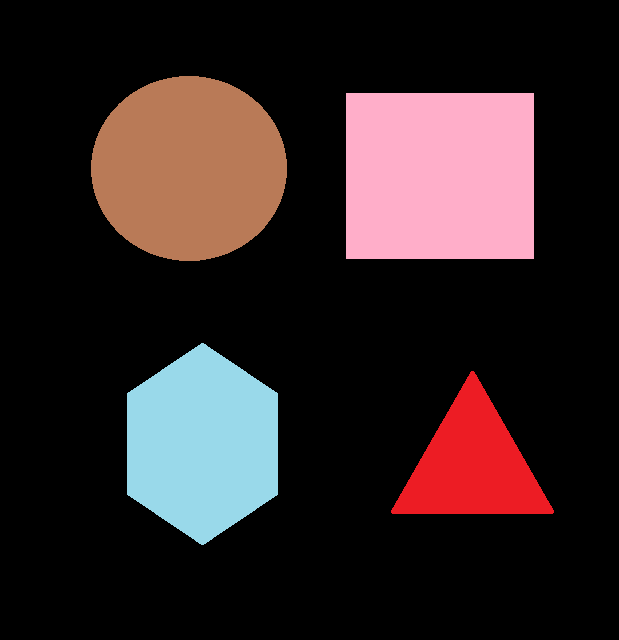
#> input picture Day 17/inputImages/shape.jpg, 619 x 640 px, found by its file name
$ python shapeDetection.py
#> lines starting #> are read from the running program, lines starting #| are printed output that depends on the picture; after the words box and inside, x2 and y2 are one past the last pixel; in counts of white or black regions, pixels touching at a corner belong together
import cv2

# Read the input image
image = cv2.imread("Day 17/inputImages/shape.jpg")
#> image is the input picture: shape (640, 619, 3); mean B, G, R 36.7, 35.9, 49.5

# Convert the image to grayscale
# Shape detection works better on grayscale images.
gray = cv2.cvtColor(image, cv2.COLOR_BGR2GRAY)
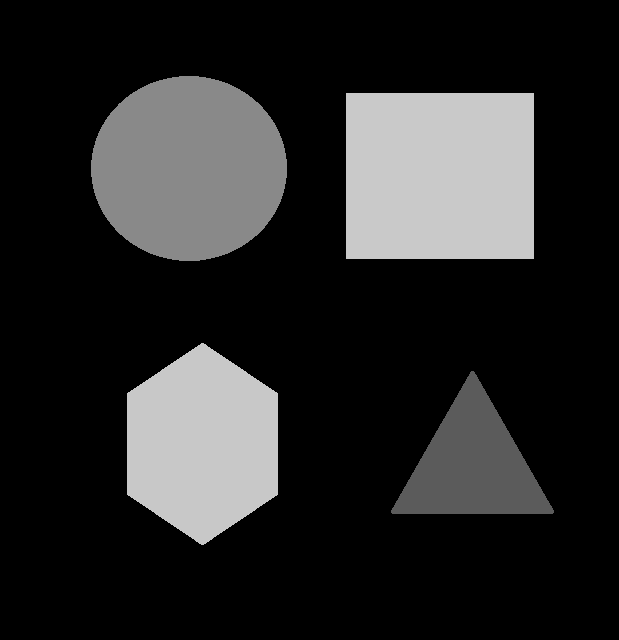
#> gray: shape (640, 619); min 0, max 201, mean 40

# Apply Gaussian Blur to remove noise
# Kernel Size = (5,5)
# Sigma = 0 (OpenCV calculates automatically)
blur = cv2.GaussianBlur(gray, (5, 5), 0)

# Apply Binary Threshold
# Pixels > 57 become White (255)
# Pixels <= 57 become Black (0)
_, thresh = cv2.threshold(
    gray,
    57,
    255,
    cv2.THRESH_BINARY
)
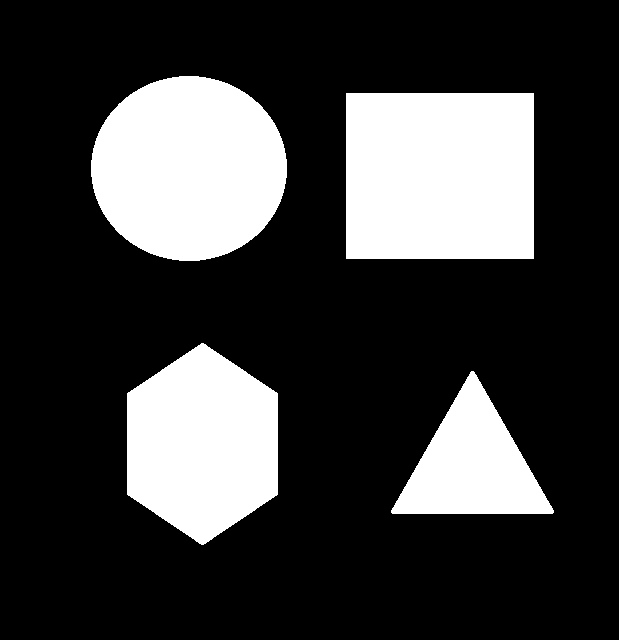
#> thresh: shape (640, 619); 23.9% white; 4 white regions

# Find contours in the threshold image
#
# thresh                -> Binary image
# cv2.RETR_EXTERNAL     -> Retrieve only outer contours
# cv2.CHAIN_APPROX_SIMPLE -> Compress contour points
contours, hierarchy = cv2.findContours(
    thresh,
    cv2.RETR_EXTERNAL,
    cv2.CHAIN_APPROX_SIMPLE
)
#> contours = 4 contours; box (x1, y1, x2, y2) and area: (346, 93, 534, 259) 30855, (91, 76, 287, 261) 28176, (127, 343, 278, 545) 22719, (391, 371, 554, 514) 11877

# Draw all detected contours in Green
#
# image     -> Image to draw on
# contours  -> List of contours
# -1        -> Draw all contours
# (0,255,0)-> Green color (BGR)
# 2         -> Thickness
cv2.drawContours(image, contours, -1, (0, 255, 0), 2)
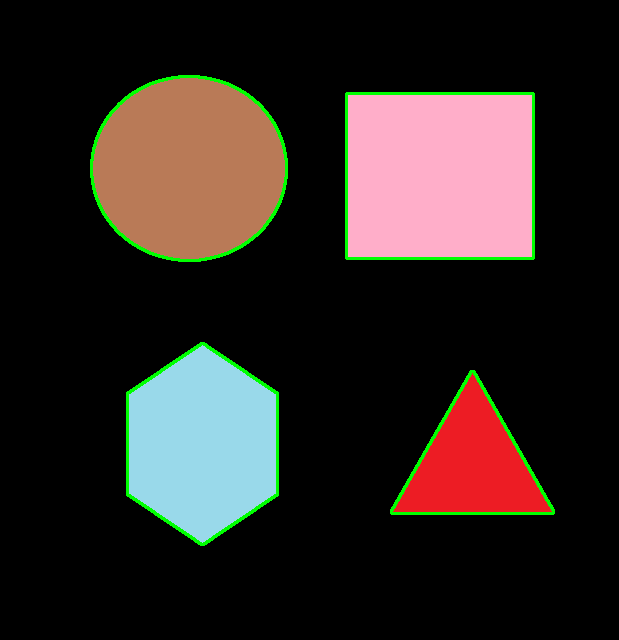
#> image: shape (640, 619, 3); 1.95% of pixels changed, all inside (x1, y1, x2, y2) = (90, 75, 555, 546)

# Loop through each detected contour
for contour in contours:
    # -----------------------------------------------
    # Approximate the contour into a polygon
    # contour                        -> Input contour
    # 0.02 * arcLength               -> Approximation accuracy
    # True                           -> Closed contour
    approx = cv2.approxPolyDP(
        contour,
        0.02 * cv2.arcLength(contour, True),
        True
    )
    # Count the number of polygon corners (vertices)
    corners = len(approx)
    # Identify the shape based on number of corners
    if corners == 3:
        shape_name = "Triangle"

    elif corners == 4:
        shape_name = "Rectangle"

    elif corners == 5:
        shape_name = "Pentagon"

    elif corners == 6:
        shape_name = "Hexagon"

    elif corners > 6:
        shape_name = "Circle"

    else:
        shape_name = "Unknown"
    # Draw the approximated polygon in Red
    #
    # image        -> Image
    # [approx]     -> Polygon contour
    # 0            -> First contour in list
    # (0,0,255)    -> Red color
    # 2            -> Thickness
    cv2.drawContours(image, [approx], 0, (0, 0, 255), 2)

    # Get the first vertex position
    # This will be used to display the shape name
    x = approx.ravel()[0]
    y = approx.ravel()[1] - 10

    # Write the detected shape name
    # image                       -> Image
    # shape_name                  -> Text
    # (x,y)                       -> Text position
    # FONT_HERSHEY_SIMPLEX        -> Font style
    # 0.5                         -> Font size
    # (0,0,255)                   -> Red color
    # 2                           -> Thickness
    cv2.putText(
        image,
        shape_name,
        (x, y),
        cv2.FONT_HERSHEY_SIMPLEX,
        0.5,
        (0, 0, 255),
        2
    )
#> this loop made 4 passes
#> (approx, corners, shape_name, x, y) on passes 1, 3: ([[471, 371], [391, 512], [552, 513]], 3, 'Triangle', 471, 361), ([[346, 93], [346, 258], [533, 258], [533, 93]], 4, 'Rectangle', 346, 83)
#> (corners, shape_name, x, y) on passes 2, 4: (6, 'Hexagon', 201, 333), (8, 'Circle', 179, 66)
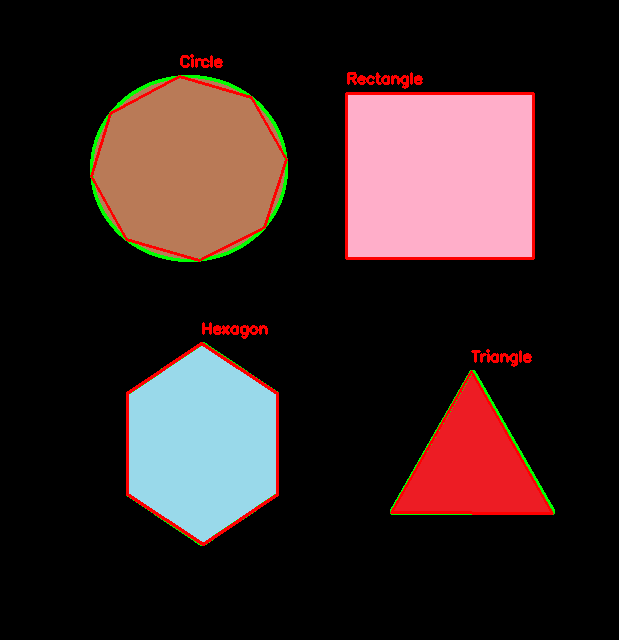
#> image: shape (640, 619, 3); 2.15% of pixels changed, all inside (x1, y1, x2, y2) = (90, 54, 554, 546)
cv2.imwrite("Day 17/outputImages/shapeDetection.jpg", image)
cv2.imshow("Shape Detection", image)
cv2.waitKey(0)
cv2.destroyAllWindows()
